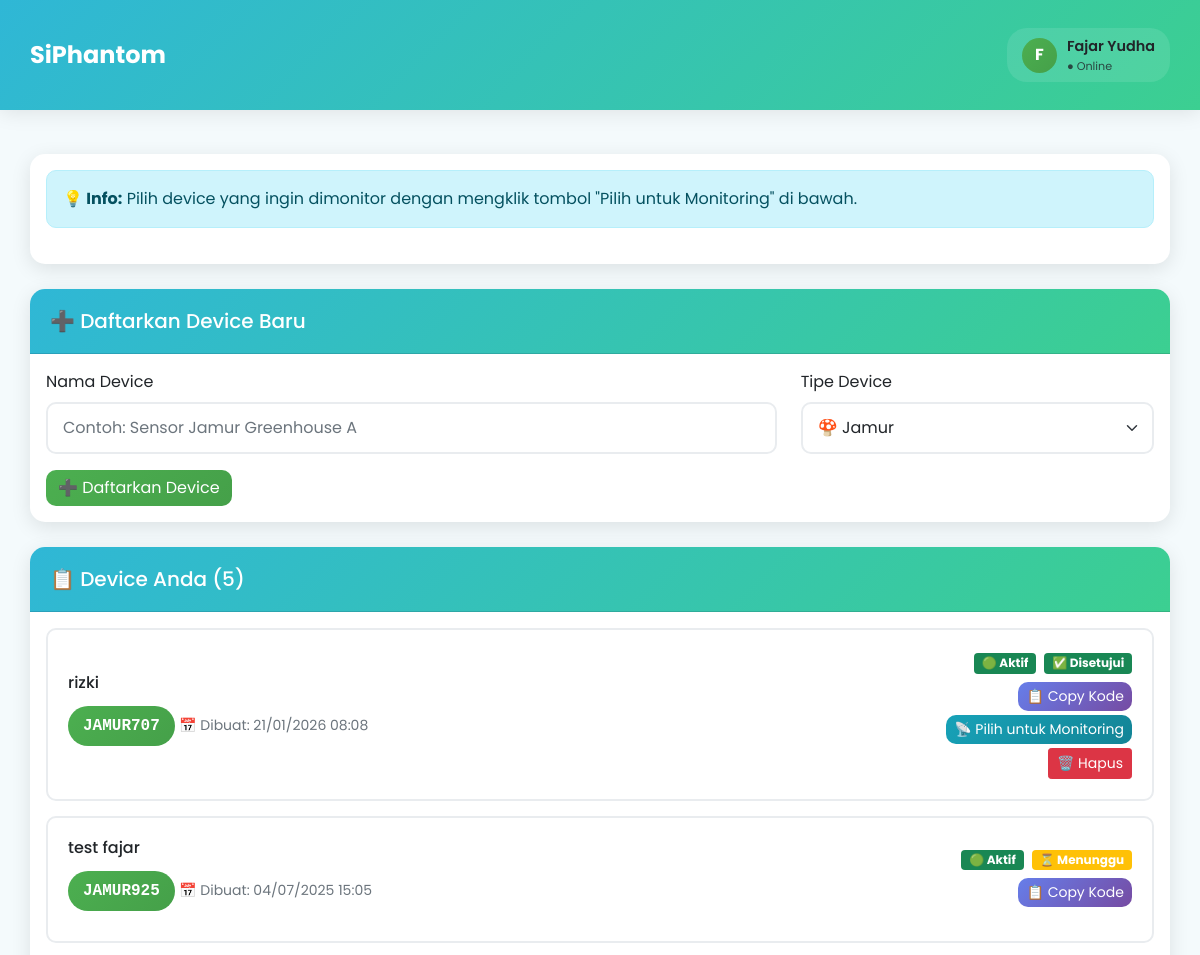
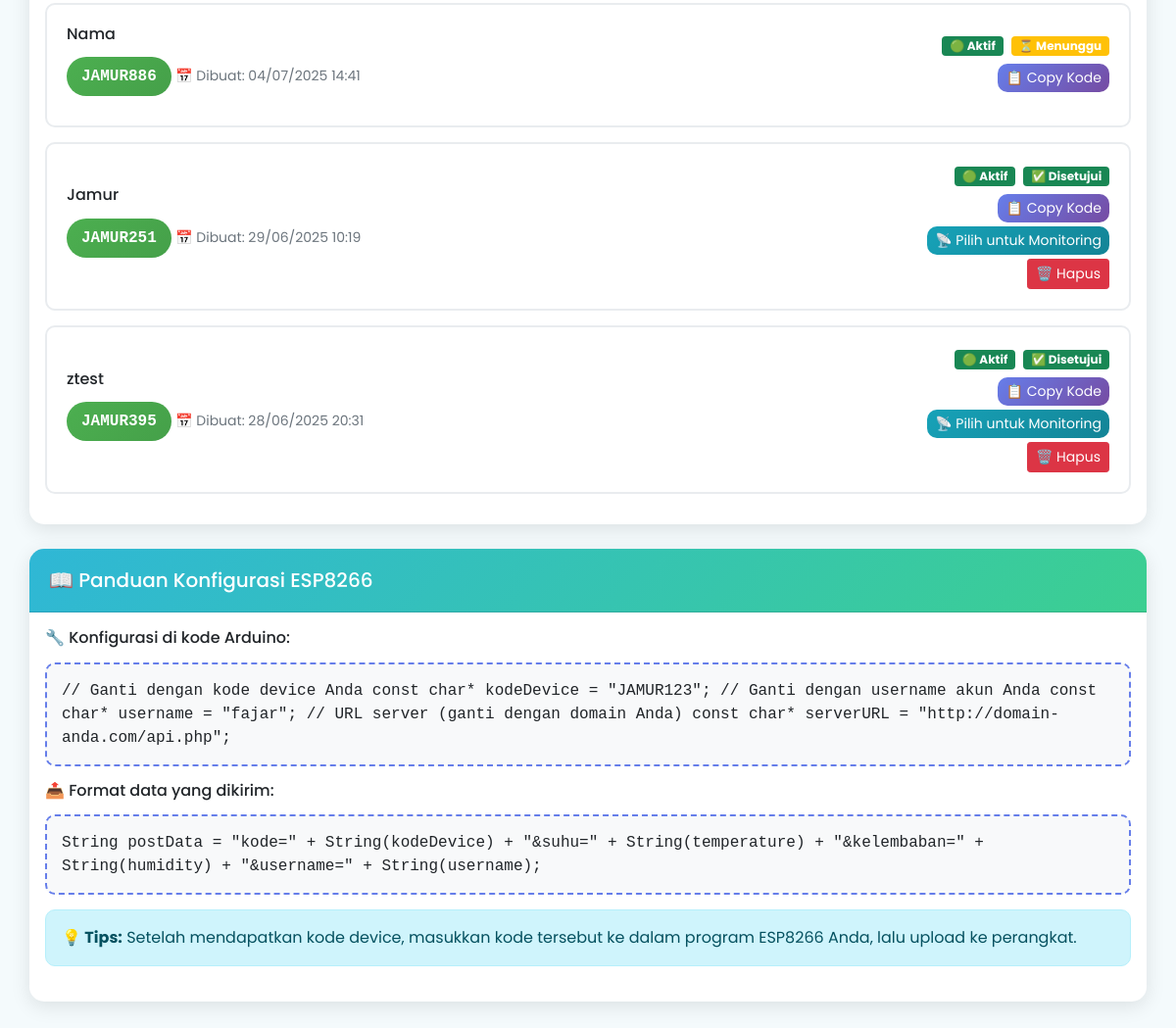
The app's page /daftar-device.php (signed in) with its own data (2 pictures, top to bottom).
### tables this page shows
CREATE TABLE `devices` (
  `id` int(11) NOT NULL AUTO_INCREMENT,
  `kode` varchar(20) NOT NULL,
  `nama` varchar(100) NOT NULL,
  `pemilik` varchar(50) NOT NULL,
  `aktif` tinyint(1) DEFAULT 1,
  `dibuat` timestamp NOT NULL DEFAULT current_timestamp(),
  `deleted_at` timestamp NULL DEFAULT NULL,
  `deleted_by` varchar(50) DEFAULT NULL,
  `status_approval` enum('pending','approved','rejected') DEFAULT 'pending',
  `approved_by` varchar(50) DEFAULT NULL,
  `approved_at` timestamp NULL DEFAULT NULL,
  `rejection_reason` text DEFAULT NULL,
  `last_seen` timestamp NULL DEFAULT NULL,
  PRIMARY KEY (`id`),
  UNIQUE KEY `kode` (`kode`),
  KEY `pemilik` (`pemilik`),
  CONSTRAINT `devices_ibfk_1` FOREIGN KEY (`pemilik`) REFERENCES `users` (`username`)
);

### daftar-device.php (the view, shortened to what this page needs)
<?php
require 'koneksi.php';
$username = $_SESSION["username"];
$nama_lengkap = $_SESSION["nama_lengkap"] ?? $username;
$devices_query = "SELECT * FROM devices WHERE pemilik = '$username' AND deleted_at IS NULL ORDER BY dibuat DESC";
$devices_result = mysqli_query($conn, $devices_query);
$devices = [];
$approved_devices = [];
while ($device = mysqli_fetch_assoc($devices_result)) {
    $devices[] = $device;
    if ($device['status_approval'] === 'approved') {
        $approved_devices[] = $device;
    }
}
$selected_device_info = null;
?>
<!DOCTYPE html>
<html lang="id">
<head>
    <link href="https://cdn.jsdelivr.net/npm/bootstrap@5.1.3/dist/css/bootstrap.min.css" rel="stylesheet">
</head>
<body>
    <nav class="navbar navbar-expand-lg navbar-dark">
        <div class="container">
            <a href="dashboard.php" class="navbar-brand">SiPhantom</a>
            <div class="dropdown">
                <div class="user-profile" data-bs-toggle="dropdown">
                    <div class="user-avatar">
                        <?php echo strtoupper(substr($username, 0, 1)); ?>
                    </div>
                    <div class="d-none d-md-block">
                        <div style="font-size: 0.9rem; font-weight: 600;"><?php echo $nama_lengkap; ?></div>
                        <div style="font-size: 0.7rem; opacity: 0.8;">● Online</div>
                    </div>
                </div>
            </div>
        </div>
    </nav>
        <div class="container mt-4">
        <?php if ($selected_device_info): ?>
        <div class="card">
            <div class="card-header" style="background: linear-gradient(135deg, #4CAF50, #45a049);">
                <h5 class="mb-0 text-white">📡 Device Aktif untuk Monitoring</h5>
            </div>
            <div class="card-body">
                <div class="row align-items-center">
                    <div class="col-md-8">
                        <h6><?php echo htmlspecialchars($selected_device_info['nama']); ?></h6>
                        <div class="device-code" style="background: #4CAF50;">
                            <?php echo $selected_device_info['kode']; ?>
                        </div>
                        <small class="text-muted">
                            Device ini sedang dipilih untuk monitoring di dashboard
                        </small>
                    </div>
                    <div class="col-md-4 text-end">
                        <a href="dashboard.php" class="btn btn-success">
                            📊 Lihat Dashboard
                        </a>
                    </div>
                </div>
            </div>
        </div>
        <?php elseif (!empty($approved_devices)): ?>
        <div class="card">
            <div class="card-body">
                <div class="alert alert-info">
                    <strong>💡 Info:</strong> Pilih device yang ingin dimonitor dengan mengklik tombol "Pilih untuk Monitoring" di bawah.
                </div>
            </div>
        </div>
        <?php endif; ?>
        <div class="card">
            <div class="card-header">
                <h5 class="mb-0">➕ Daftarkan Device Baru</h5>
            </div>
            <div class="card-body">
                <form method="POST">
                    <div class="row">
                        <div class="col-md-8">
                            <div class="mb-3">
                                <label class="form-label">Nama Device</label>
                                <input type="text" name="nama_device" class="form-control"
                                       placeholder="Contoh: Sensor Jamur Greenhouse A" required>
                            </div>
                        </div>
                        <div class="col-md-4">
                            <div class="mb-3">
                                <label class="form-label">Tipe Device</label>
                                <select name="tipe" class="form-select" required>
                                    <option value="JAMUR">🍄 Jamur</option>
                                </select>
                            </div>
                        </div>
                    </div>
                    <button type="submit" name="tambah_device" class="btn btn-success">
                        ➕ Daftarkan Device
                    </button>
                </form>
            </div>
        </div>
        <div class="card">
            <div class="card-header">
                <h5 class="mb-0">📋 Device Anda (<?php echo count($devices); ?>)</h5>
            </div>
            <div class="card-body">
                <?php if (empty($devices)): ?>
                    <div class="text-center py-4">
                        <h5>📱 Belum Ada Device</h5>
                        <p class="text-muted">Daftarkan device IoT pertama Anda!</p>
                    </div>
                <?php else: ?>
                    <?php foreach ($devices as $device): ?>
                        <div class="device-card">
                            <div class="row align-items-center">
                                <div class="col-md-8">
                                    <h6 class="mb-1"><?php echo htmlspecialchars($device['nama']); ?></h6>
                                    <div class="device-code">
                                        <?php echo $device['kode']; ?>
                                    </div>
                                    <small class="text-muted">
                                        📅 Dibuat: <?php echo date('d/m/Y H:i', strtotime($device['dibuat'])); ?>
                                    </small>
                                </div>
                                <div class="col-md-4 text-end">
                                    <span class="badge bg-<?php echo $device['aktif'] ? 'success' : 'secondary'; ?> mb-2">
                                        <?php echo $device['aktif'] ? '🟢 Aktif' : '🔴 Nonaktif'; ?>
                                    </span>
                                    <?php if ($device['status_approval'] === 'approved'): ?>
                                        <span class="badge bg-success mb-2 ms-1">✅ Disetujui</span>
                                    <?php elseif ($device['status_approval'] === 'pending'): ?>
                                        <span class="badge bg-warning mb-2 ms-1">⏳ Menunggu</span>
                                    <?php else: ?>
                                        <span class="badge bg-danger mb-2 ms-1">❌ Ditolak</span>
                                    <?php endif; ?>
                                    <br>
                                    <button class="btn btn-sm btn-primary mb-1"
                                            onclick="copyKode('<?php echo $device['kode']; ?>')">
                                        📋 Copy Kode
                                    </button>
                                    <br>
                                    <?php if ($device['status_approval'] === 'approved' && $device['aktif']): ?>
                                        <?php if (isset($_SESSION['selected_device']) && $_SESSION['selected_device'] === $device['kode']): ?>
                                            <button class="btn btn-sm btn-success mb-1" disabled>
                                                ✅ Sedang Dipilih
                                            </button>
                                        <?php else: ?>
                                            <a href="?select_device=<?php echo $device['kode']; ?>"
                                               class="btn btn-sm btn-info mb-1">
                                                📡 Pilih untuk Monitoring
                                            </a>
                                        <?php endif; ?>
                                        <br>
                                    <?php endif; ?>
                                    <?php if ($device['status_approval'] === 'approved' || $device['status_approval'] === 'rejected'): ?>
                                        <button type="button" class="btn btn-sm btn-danger"
                                                onclick="openDeleteModal('<?php echo $device['kode']; ?>', '<?php echo htmlspecialchars($device['nama']); ?>')">
                                            🗑️ Hapus
                                        </button>
                                    <?php endif; ?>
                                </div>
                            </div>
                        </div>
                    <?php endforeach; ?>
                <?php endif; ?>
            </div>
        </div>
        <div class="card">
            <div class="card-header">
                <h5 class="mb-0">📖 Panduan Konfigurasi ESP8266</h5>
            </div>
            <div class="card-body">
                <h6>🔧 Konfigurasi di kode Arduino:</h6>
                <div class="code-display">
// Ganti dengan kode device Anda
const char* kodeDevice = "JAMUR123";
// Ganti dengan username akun Anda
const char* username = "<?php echo $username; ?>";
// URL server (ganti dengan domain Anda)
const char* serverURL = "http://domain-anda.com/api.php";
                </div>
                <h6>📤 Format data yang dikirim:</h6>
                <div class="code-display">
String postData = "kode=" + String(kodeDevice) +
                 "&suhu=" + String(temperature) +
                 "&kelembaban=" + String(humidity) +
                 "&username=" + String(username);
                </div>
                <div class="alert alert-info">
                    <strong>💡 Tips:</strong> Setelah mendapatkan kode device, masukkan kode tersebut ke dalam program ESP8266 Anda, lalu upload ke perangkat.
                </div>
            </div>
        </div>
    </div>
</body>
</html>

### daftar-device.php (style rules this page uses)
:root { --primary: #2FB7D6; --secondary: #3CCF91; --dark: #1F3A4D; --light: #F4FAFC; --danger: #E74C3C; }
body { font-family: 'Poppins', sans-serif; background: var(--light); min-height: 100vh; }
.navbar { background: linear-gradient(135deg, var(--primary), var(--secondary)) !important; box-shadow: 0 2px 20px rgba(0,0,0,0.1); }
.navbar-brand { font-weight: 700; font-size: 1.5rem; }
.container { padding: 20px 0; }
.user-profile { display: flex; align-items: center; gap: 10px; cursor: pointer; padding: 8px 15px; border-radius: 20px; background: rgba(255,255,255,0.1); transition: all 0.3s; }
.user-avatar { width: 35px; height: 35px; background: linear-gradient(135deg, #4CAF50, #45a049); border-radius: 50%; display: flex; align-items: center; justify-content: center; font-weight: bold; color: white; }
.card { border-radius: 15px; border: none; box-shadow: 0 5px 20px rgba(0,0,0,0.1); margin-bottom: 25px; }
.card-header { background: linear-gradient(135deg, var(--primary), var(--secondary)) !important; color: white; border-radius: 15px 15px 0 0 !important; padding: 20px; }
.device-card { border: 2px solid #e9ecef; border-radius: 10px; padding: 20px; margin-bottom: 15px; transition: all 0.3s; }
.device-code { background: linear-gradient(135deg, #4CAF50, #45a049); color: white; padding: 8px 15px; border-radius: 20px; font-family: 'Courier New', monospace; font-weight: bold; display: inline-block; margin: 10px 0; }
.btn-primary { background: linear-gradient(135deg, #667eea, #764ba2); border: none; border-radius: 10px; }
.btn-success { background: linear-gradient(135deg, #4CAF50, #45a049); border: none; border-radius: 10px; }
.form-control, .form-select { border-radius: 10px; border: 2px solid #e9ecef; padding: 12px 15px; }
.btn-info { background: linear-gradient(135deg, #17a2b8, #138496); border: none; border-radius: 10px; color: white; }
.alert { border-radius: 10px; margin-bottom: 20px; }
.code-display { background: #f8f9fa; border: 2px dashed #667eea; border-radius: 10px; padding: 15px; font-family: 'Courier New', monospace; margin: 15px 0; }

### records on screen
devices: nama "rizki", kode "JAMUR707", dibuat "21/01/2026 08:08", aktif "🟢 Aktif", status_approval "✅ Disetujui"
devices: nama "test fajar", kode "JAMUR925", dibuat "04/07/2025 15:05", aktif "🟢 Aktif", status_approval "⏳ Menunggu"
devices: nama "Nama", kode "JAMUR886", dibuat "04/07/2025 14:41", aktif "🟢 Aktif", status_approval "⏳ Menunggu"
devices: nama "Jamur", kode "JAMUR251", dibuat "29/06/2025 10:19", aktif "🟢 Aktif", status_approval "✅ Disetujui"
devices: nama "ztest", kode "JAMUR395", dibuat "28/06/2025 20:31", aktif "🟢 Aktif", status_approval "✅ Disetujui"

### other values on screen
substr($username, 0, 1) "F"
$nama_lengkap "Fajar Yudha"
count($devices) "5"
$username "fajar"
